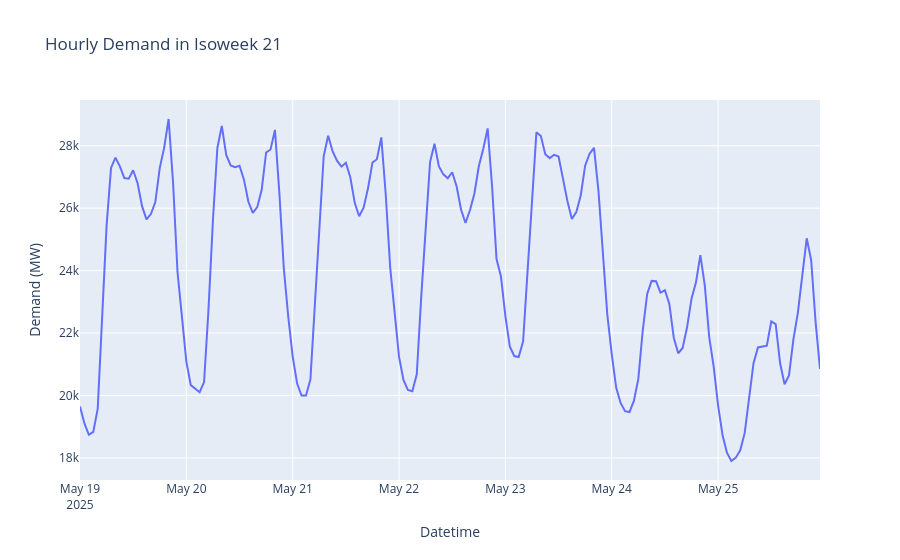

The notebook cell saved with this chart:
### Markdown cell above
## 5. Advanced Operations
   - Resampling and frequency conversion
   - Time shifting and lag calculations
   - Rolling windows and moving averages

### Code cell
# plot demand in isoweek 21 hourly vs daily (resampled) vs daily (as_freq)

isoweek_21 = energy[(energy["isoweek"] == 21)]

hourly_demand_isoweek_21 = isoweek_21["demand_total"]

# plot hourly demand plotly

import plotly.express as px

fig = px.line(
    hourly_demand_isoweek_21,
    x=hourly_demand_isoweek_21.index,
    y="demand_total",
    title="Hourly Demand in Isoweek 21",
)
fig.update_xaxes(title_text="Datetime")
fig.update_yaxes(title_text="Demand (MW)")
fig.show()

### Figure 1 — Plotly figure (JSON) as saved in the notebook; plotly's stock layout.template omitted (floating-point values rounded to 4 significant figures; data arrays with more than 128 entries replaced by an {"elided": "..."} marker saying what was removed)
{"data": [{"hovertemplate": "datetime=%{x}<br>demand_total=%{y}<extra></extra>", "legendgroup": "", "line": {"color": "#636efa", "dash": "solid"}, "marker": {"symbol": "circle"}, "mode": "lines", "name": "", "orientation": "v", "showlegend": false, "type": "scatter", "x": {"elided": "168 str values"}, "xaxis": "x", "y": {"elided": "168 float values"}, "yaxis": "y"}], "layout": {"legend": {"tracegroupgap": 0}, "title": {"text": "Hourly Demand in Isoweek 21"}, "xaxis": {"anchor": "y", "domain": [0, 1], "title": {"text": "Datetime"}}, "yaxis": {"anchor": "x", "domain": [0, 1], "title": {"text": "Demand (MW)"}}}}
